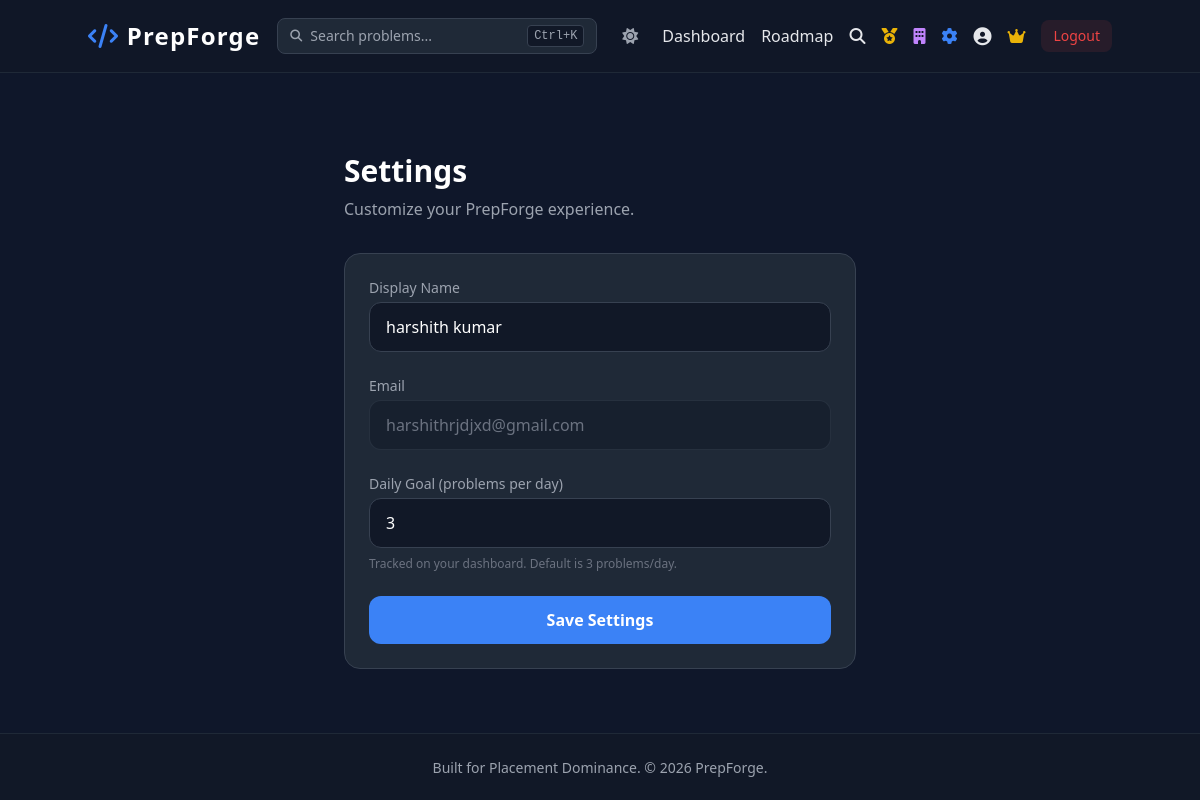
The app's page /settings (signed in), older data.
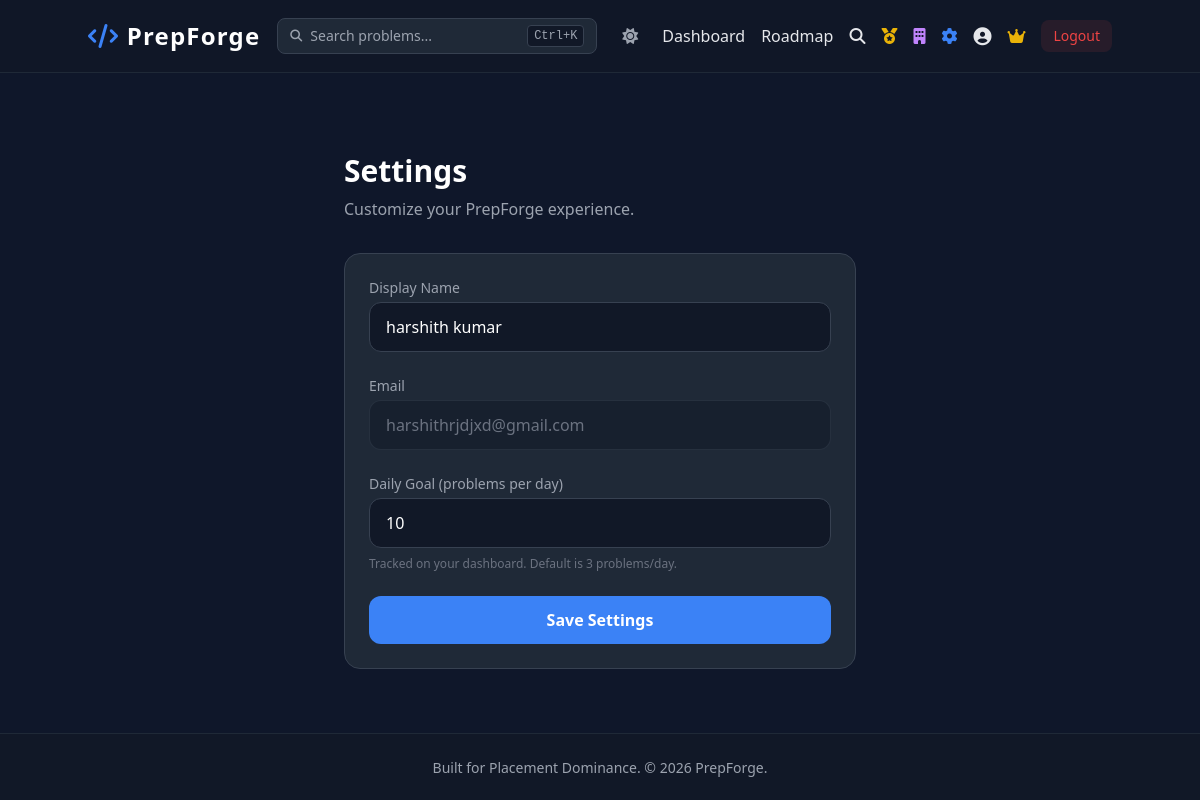
The same page, newer data.
### tables this page shows
CREATE TABLE users (
                    id INTEGER PRIMARY KEY AUTOINCREMENT,
                    name TEXT NOT NULL,
                    email TEXT UNIQUE NOT NULL,
                    password TEXT NOT NULL,
                    is_admin BOOLEAN DEFAULT 0,
                    current_streak INTEGER DEFAULT 0,
                    last_active_date DATE
                 , daily_goal INTEGER DEFAULT 3);

### app.py (the view, shortened to what this page needs)
@app.route('/settings', methods=['GET', 'POST'])
@login_required
def settings():
    conn = get_db()
    user_id = session['user_id']
    user = conn.execute('SELECT name, email, daily_goal FROM users WHERE id = ?', (user_id,)).fetchone()
    conn.close()
    return render_template('settings.html', user=user)

### app.py (called while the page is built)
def get_db():
    conn = sqlite3.connect(DATABASE, timeout=15)
    conn.row_factory = sqlite3.Row
    return conn

@app.context_processor
def inject_globals():
    return {'current_year': datetime.now().year}

def login_required(f):
    @wraps(f)
    def decorated_function(*args, **kwargs):
        if 'user_id' not in session:
            flash('Please log in to access this page.', 'warning')
            return redirect(url_for('login'))
        return f(*args, **kwargs)
    return decorated_function

### templates/settings.html (shortened to what this page needs)
{% extends 'base.html' %}
{% block content %}
<div class="max-w-lg mx-auto mt-12">
    <h1 class="text-3xl font-bold text-white mb-2">Settings</h1>
    <p class="text-gray-400 mb-8">Customize your PrepForge experience.</p>
    <form method="POST" class="bg-gray-800 border border-gray-700 rounded-2xl p-6 space-y-6">
        <div>
            <label class="block text-sm font-medium text-gray-400 mb-1">Display Name</label>
            <input type="text" name="name" value="{{ user.name }}" required
                   class="w-full bg-gray-900 border border-gray-700 rounded-xl px-4 py-3 text-white focus:outline-none focus:border-brand">
        </div>
        <div>
            <label class="block text-sm font-medium text-gray-400 mb-1">Email</label>
            <input type="email" value="{{ user.email }}" disabled
                   class="w-full bg-gray-900/50 border border-gray-700/50 rounded-xl px-4 py-3 text-gray-500 cursor-not-allowed">
        </div>
        <div>
            <label class="block text-sm font-medium text-gray-400 mb-1">Daily Goal (problems per day)</label>
            <input type="number" name="daily_goal" value="{{ user.daily_goal or 3 }}" min="1" max="20" required
                   class="w-full bg-gray-900 border border-gray-700 rounded-xl px-4 py-3 text-white focus:outline-none focus:border-brand">
            <p class="text-xs text-gray-500 mt-2">Tracked on your dashboard. Default is 3 problems/day.</p>
        </div>
        <button type="submit" class="w-full bg-brand hover:bg-blue-600 text-white font-bold py-3 rounded-xl transition">
            Save Settings
        </button>
    </form>
</div>
{% endblock %}

Row changes from the older to the newer data that the page shows:
changed users "harshith kumar": daily_goal "3" → "10"
